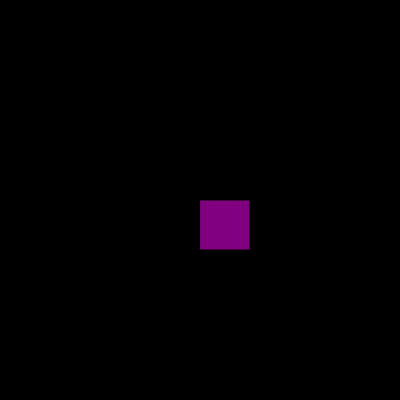
Frame 1 (no input)
Frame 60 (no input): identical to frame 1, image omitted
Frame 120 (the mouse pressed at the canvas centre since frame 60): identical to frame 1, image omitted

The p5.js sketch that drew this single still picture (run headless with seeded random() and noise() and a simulated clock; from frame 60 on, the mouse is pressed at the canvas centre):

// p5.js sketch
// ── sketch.js
function setup(){

  createCanvas(400,400)
}

function draw(){
  
  background("black")
  fill ("purple")
  
  rect(200,200,50,50)
}
